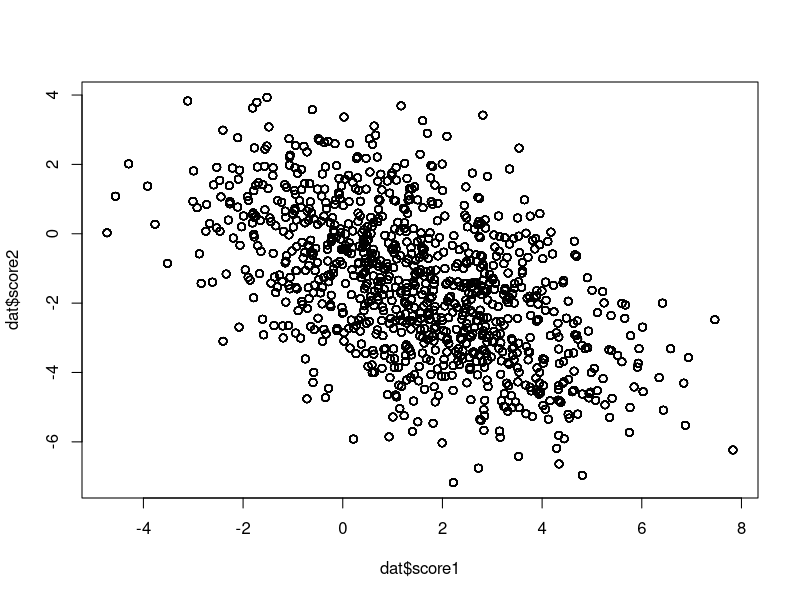
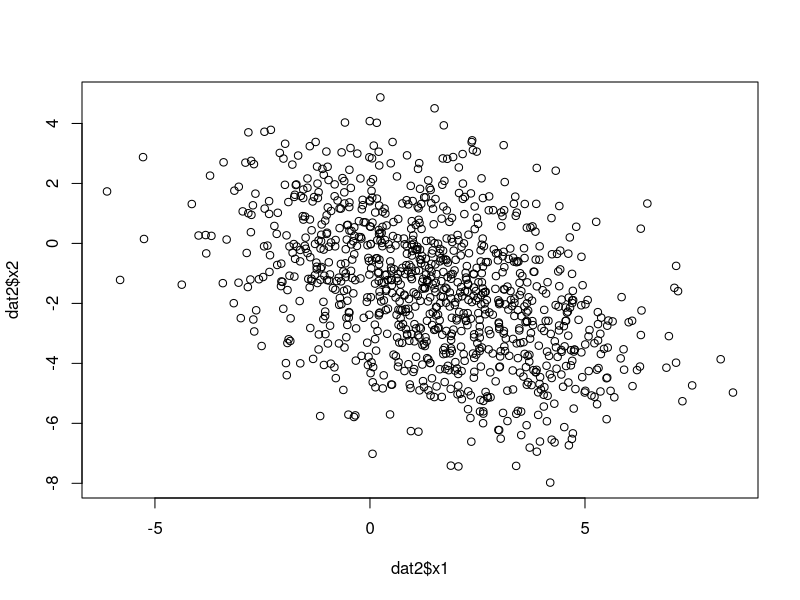
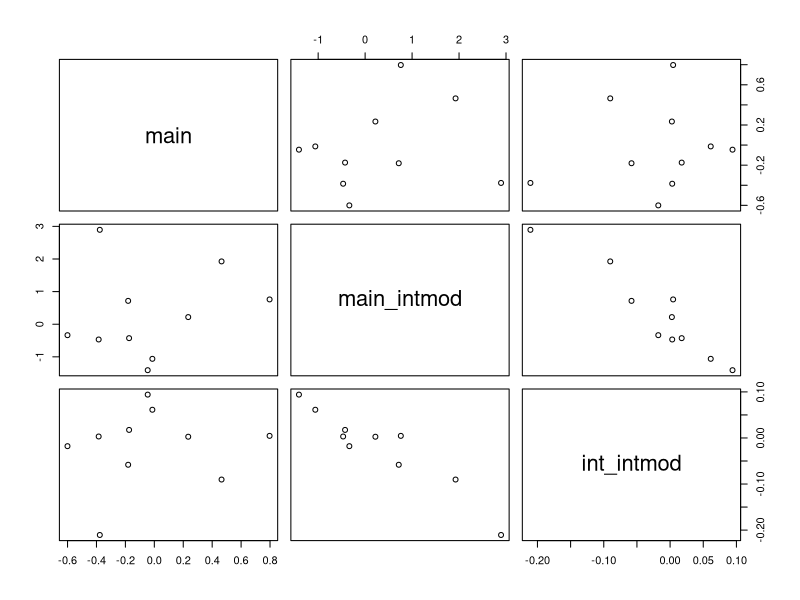

Write R code to recreate these figures, in order.
## ---- chunk 1
library(dplyr)
set.seed(1234)
## ---- chunk 2
n_id <- 1000
n_snp <- 10
g <- matrix(rbinom(n_id*n_snp, 2, 0.4), n_id, n_snp)
n_age <- 30
beta <- matrix(rnorm(n_snp * 2), n_snp, 2)
beta_xy1 <- 1
beta_xy2 <- -0.3
## ---- chunk 3
dat <- lapply(
    1:n_age, \(i) {
        dat <- tibble(
            id = 1:n_id,
            age = i,
            score1 = g %*% beta[,1] %>% drop(),
            score2 = g %*% beta[,2] %>% drop(),
            x = case_when(
                age < 15 ~ rnorm(n_id) + score1,
                TRUE ~ rnorm(n_id) + score2
            )
        )
    }
) %>% bind_rows()
dat

plot(dat$score1, dat$score2)
## ---- chunk 4
dat2 <- tibble(id = 1:n_id, x1 = subset(dat, age == 12)$x, x2 = subset(dat, age == 24)$x, y = x1 * beta_xy1 + x2 * beta_xy2 + rnorm(n_id))
plot(dat2$x1, dat2$x2)
## ---- chunk 5
dats <- dat %>% group_by(id) %>% slice_sample(n=1)
gx <- lapply(1:n_snp, \(i) {
    summary(lm(x ~ g[,i] * age, data=dats))$coef[c(2, 4), ] %>%
    as_tibble() %>%
    mutate(what=c("main", "interaction"))
}) %>% bind_rows()
gx

gxm <- lapply(1:n_snp, \(i) {
    summary(lm(x ~ g[,i], data=dats))$coef %>%
    as_tibble() %>% slice_tail(n=1)
}) %>% bind_rows()
gxm
## ---- chunk 6
gy <- lapply(1:n_snp, \(i) {
    summary(lm(y ~ g[,i], data=dat2))$coef %>%
    as_tibble() %>% slice_tail(n=1)
}) %>% bind_rows()
gy
## ---- chunk 7
summary(lm(gy$Estimate ~ gxm$Estimate, weight=1/gy$`Std. Error`^2))
## ---- chunk 8
summary(lm(gy$Estimate ~ gx$Estimate[gx$what=="main"] + gx$Estimate[gx$what=="interaction"], weight=1/gy$`Std. Error`^2))
## ---- chunk 9
tibble(
    main = gxm$Estimate,
    main_intmod = gx$Estimate[gx$what=="main"],
    int_intmod = gx$Estimate[gx$what=="interaction"]
) %>% plot()
## ---- chunk 10
summary(lm(gy$Estimate ~ gx$Estimate[gx$what=="main"] + gx$Estimate[gx$what=="interaction"], weight=1/gy$`Std. Error`^2))
summary(lm(gy$Estimate ~ gx$Estimate[gx$what=="interaction"], weight=1/gy$`Std. Error`^2))
summary(lm(gy$Estimate ~ gx$Estimate[gx$what=="main"], weight=1/gy$`Std. Error`^2))
## ---- chunk 11
sim <- function(n_id, n_snp, n_age, beta_xy1, beta_xy2) {
    g <- matrix(rbinom(n_id*n_snp, 2, 0.4), n_id, n_snp)
    beta <- matrix(rnorm(n_snp * 2), n_snp, 2)
    dat <- lapply(
        1:n_age, \(i) {
            dat <- tibble(
                id = 1:n_id,
                age = i,
                score1 = g %*% beta[,1] %>% drop(),
                score2 = g %*% beta[,2] %>% drop(),
                x = case_when(
                    age < 15 ~ rnorm(n_id) + score1,
                    TRUE ~ rnorm(n_id) + score2
                )
            )
        }
    ) %>% bind_rows()

    dat2 <- tibble(id = 1:n_id, x1 = subset(dat, age == 12)$x, x2 = subset(dat, age == 24)$x, y = x1 * beta_xy1 + x2 * beta_xy2 + rnorm(n_id))
    dats <- dat %>% group_by(id) %>% slice_sample(n=1)
    gx <- lapply(1:n_snp, \(i) {
        summary(lm(x ~ g[,i] * age, data=dats))$coef[c(2, 4), ] %>%
        as_tibble() %>%
        mutate(what=c("main", "interaction"))
    }) %>% bind_rows()

    gxm <- lapply(1:n_snp, \(i) {
        summary(lm(x ~ g[,i], data=dats))$coef %>%
        as_tibble() %>% slice_tail(n=1)
    }) %>% bind_rows()

    gy <- lapply(1:n_snp, \(i) {
        summary(lm(y ~ g[,i], data=dat2))$coef %>%
        as_tibble() %>% slice_tail(n=1)
    }) %>% bind_rows()

    return(list(gy=gy, gx=gx, gxm=gxm))
}

estimation <- function(ests) {
    return(list(
        main = with(ests, summary(lm(gy$Estimate ~ 0 + gxm$Estimate, weight=1/gy$`Std. Error`^2))$coef),
        full = with(ests, summary(lm(gy$Estimate ~ 0 + gx$Estimate[gx$what=="main"] + gx$Estimate[gx$what=="interaction"], weight=1/gy$`Std. Error`^2))$coef),
        int_main = with(ests, summary(lm(gy$Estimate ~ 0 + gx$Estimate[gx$what=="main"], weight=1/gy$`Std. Error`^2))$coef),
        int_int = with(ests, summary(lm(gy$Estimate ~ 0 + gx$Estimate[gx$what=="interaction"], weight=1/gy$`Std. Error`^2))$coef)
    ))
}
## ---- chunk 12
sim(n_id=1000, n_snp=10, n_age=30, beta_xy1=0, beta_xy2=0) %>% estimation
## ---- chunk 13
sim(n_id=1000, n_snp=10, n_age=30, beta_xy1=1, beta_xy2=1) %>% estimation
## ---- chunk 14
sim(n_id=10000, n_snp=10, n_age=30, beta_xy1=1, beta_xy2=0) %>% estimation
## ---- chunk 15
sim(n_id=10000, n_snp=10, n_age=30, beta_xy1=0, beta_xy2=1) %>% estimation
## ---- chunk 16
sessionInfo()
